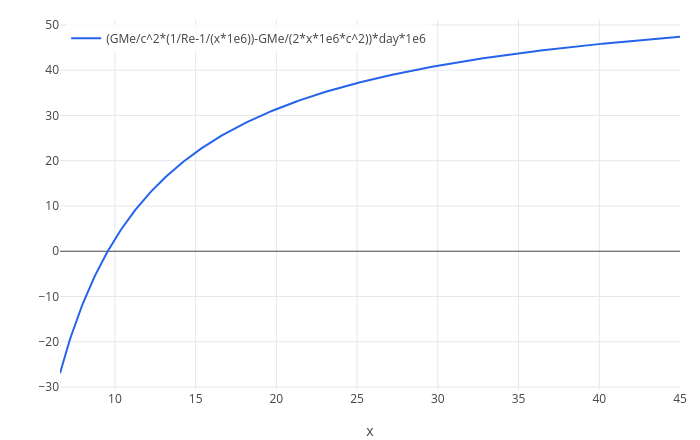

Write notebook code for a chart like this one.
### Markdown cell above
The clocks gain about 38 microseconds per day. Light travels 11 km in that time, so without the correction GPS positions
would drift by kilometres every day. The satellites' clocks are deliberately tuned slow before launch, by 4.465 parts in
$10^{10}$, to compensate.

### Where the effects cancel

The net rate depends on the orbit radius. Low orbits are dominated by speed (clocks run slow), high orbits by gravity
(clocks run fast). With $x$ the orbit radius in thousands of km:

### Code cell
plot((GMe/c^2*(1/Re - 1/(x*1e6)) - GMe/(2*x*1e6*c^2))*day*1e6, x, 6.6, 45)

### Figure 1 — Plotly figure (JSON) as saved in the notebook; plotly's stock layout.template omitted (floating-point values rounded to 4 significant figures; data arrays with more than 128 entries replaced by an {"elided": "..."} marker saying what was removed)
{"data": [{"line": {"color": "#2563eb", "width": 2}, "mode": "lines", "name": "(GMe/c^2*(1/Re-1/(x*1e6))-GMe/(2*x*1e6*c^2))*day*1e6", "type": "scatter", "x": {"elided": "402 float values"}, "y": {"elided": "402 float values"}}], "layout": {"height": 440, "legend": {"bgcolor": "rgba(255,255,255,0.8)", "x": 0.01, "y": 0.99}, "margin": {"b": 50, "l": 60, "r": 20, "t": 20}, "showlegend": true, "title": {"text": ""}, "width": 700, "xaxis": {"title": {"text": "x"}, "zeroline": true}, "yaxis": {"range": [-30.66, 51.09], "title": {"text": ""}, "zeroline": true}}}
